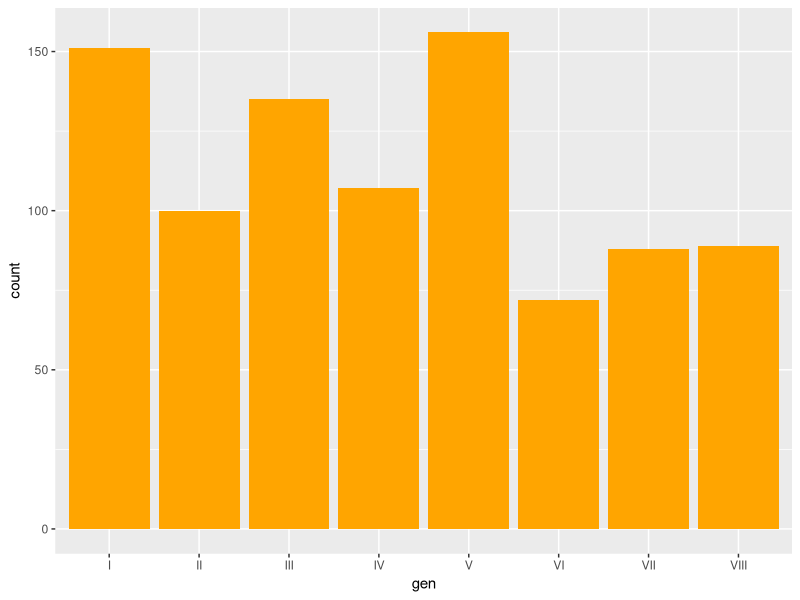

Here is the R script that generated this plot:
library(tidyverse)
pokemon<-read_csv("data/pokemon.csv")



ggplot(pokemon) + geom_histogram(aes(gen), stat = "count", fill = "orange")

